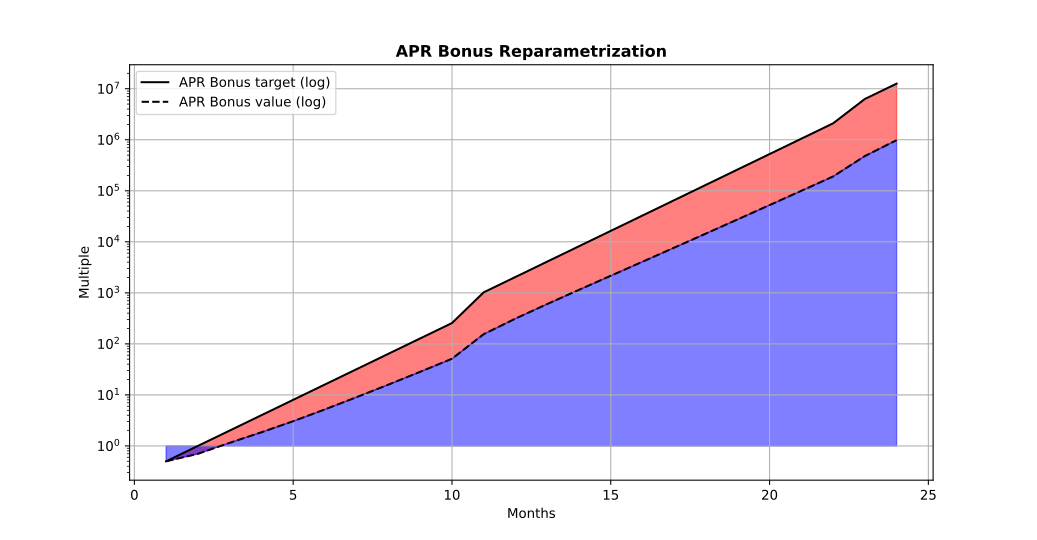

Recreate this plot in Python.
#!/usr/bin/env -S ipython --matplotlib=auto

#%%
import matplotlib.pyplot as pp
import numpy as np
import os

path = os.path.dirname(os.path.abspath(__file__))
path = os.path.join(path, 'apr+of.2.txt')
data = np.genfromtxt(path)
tgts = data[:,2] / 20
aprs = data[:,1] / 20
idxs = data[:,0]
ones = np.ones(data.shape[0])

pp.semilogy(idxs, tgts, color='black')
pp.semilogy(idxs, aprs, color='black', linestyle='--')
pp.fill_between(idxs, tgts, aprs, where=tgts>=0, color='r', alpha=0.5)
pp.fill_between(idxs, aprs, ones, where=aprs>=0, color='b', alpha=0.5)

pp.title('APR Bonus Reparametrization', fontweight='bold')
pp.legend(['APR Bonus target (log)', 'APR Bonus value (log)'])
pp.ylabel('Multiple')
pp.xlabel('Months')
pp.grid()

#%%
if __name__ == '__main__':
    pp.show(block=True)
